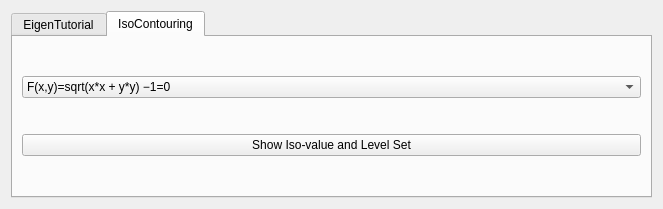
<?xml version="1.0" encoding="UTF-8"?>
<ui version="4.0">
 <class>DGPExerciseToolbarBase</class>
 <widget class="QWidget" name="DGPExerciseToolbarBase">
  <property name="geometry">
   <rect>
    <x>0</x>
    <y>0</y>
    <width>663</width>
    <height>209</height>
   </rect>
  </property>
  <property name="windowTitle">
   <string>DGP</string>
  </property>
  <layout class="QGridLayout" name="gridLayout_3">
   <item row="0" column="0">
    <widget class="QTabWidget" name="tabWidget">
     <property name="currentIndex">
      <number>1</number>
     </property>
     <widget class="QWidget" name="EigenTutorial">
      <attribute name="title">
       <string>EigenTutorial</string>
      </attribute>
      <layout class="QGridLayout" name="gridLayout">
       <item row="0" column="0">
        <widget class="QPushButton" name="solve_sls_pb">
         <property name="text">
          <string>Solve Sparse Linear System</string>
         </property>
        </widget>
       </item>
      </layout>
     </widget>
     <widget class="QWidget" name="IsoContouring">
      <attribute name="title">
       <string>IsoContouring</string>
      </attribute>
      <layout class="QGridLayout" name="gridLayout_2">
       <item row="1" column="0">
        <widget class="QPushButton" name="show_iso_pb">
         <property name="text">
          <string>Show Iso-value and Level Set</string>
         </property>
        </widget>
       </item>
       <item row="0" column="0">
        <widget class="QComboBox" name="function_cb">
         <item>
          <property name="text">
           <string>F(x,y)=sqrt(x*x + y*y) −1=0</string>
          </property>
         </item>
         <item>
          <property name="text">
           <string>F(x,y)=y*y−sin(x*x)=0</string>
          </property>
         </item>
         <item>
          <property name="text">
           <string>F(x,y)=sin(2x+2y)−cos(4x*y)+1=0</string>
          </property>
         </item>
         <item>
          <property name="text">
           <string>F(x,y)=pow((3x*x −y*y), 2)*y*y −pow((x*x +y*y), 4)=0</string>
          </property>
         </item>
        </widget>
       </item>
      </layout>
     </widget>
    </widget>
   </item>
  </layout>
 </widget>
 <resources/>
 <connections/>
</ui>
